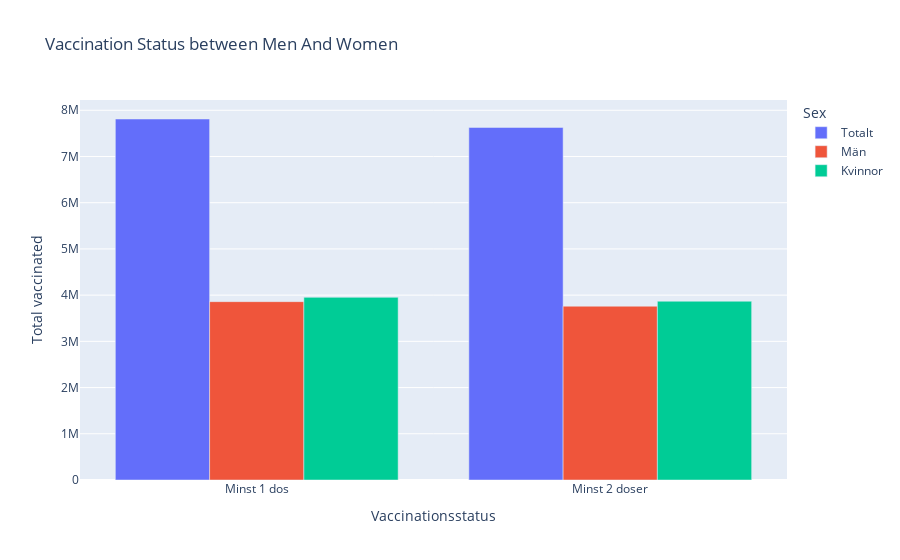

The notebook cell saved with this chart:
### Code cell
fig = px.bar(data_frame = vaccin_per_sex, x="Vaccinationsstatus",
    
    y= ["Antal vaccinerade"],
    labels={"Kön": "Sex", "value":"Total vaccinated", "variable": "Vaccination status" },
    color="Kön",
    title="Vaccination Status between Men And Women",
    #log_y= True,
    barmode= "group"
    
    
)
fig.show()
fig.write_html("data_visualization/men_women_vaccinationstatus.html")

### Figure 1 — Plotly figure (JSON) as saved in the notebook; plotly's stock layout.template omitted (floating-point values rounded to 4 significant figures)
{"data": [{"alignmentgroup": "True", "hovertemplate": "Sex=Totalt<br>Vaccinationsstatus=%{x}<br>Total vaccinated=%{y}<extra></extra>", "legendgroup": "Totalt", "marker": {"color": "#636efa", "pattern": {"shape": ""}}, "name": "Totalt", "offsetgroup": "Totalt", "orientation": "v", "showlegend": true, "textposition": "auto", "type": "bar", "x": ["Minst 1 dos", "Minst 2 doser"], "xaxis": "x", "y": [7811112, 7628588], "yaxis": "y"}, {"alignmentgroup": "True", "hovertemplate": "Sex=Män<br>Vaccinationsstatus=%{x}<br>Total vaccinated=%{y}<extra></extra>", "legendgroup": "Män", "marker": {"color": "#EF553B", "pattern": {"shape": ""}}, "name": "Män", "offsetgroup": "Män", "orientation": "v", "showlegend": true, "textposition": "auto", "type": "bar", "x": ["Minst 1 dos", "Minst 2 doser"], "xaxis": "x", "y": [3859036, 3760345], "yaxis": "y"}, {"alignmentgroup": "True", "hovertemplate": "Sex=Kvinnor<br>Vaccinationsstatus=%{x}<br>Total vaccinated=%{y}<extra></extra>", "legendgroup": "Kvinnor", "marker": {"color": "#00cc96", "pattern": {"shape": ""}}, "name": "Kvinnor", "offsetgroup": "Kvinnor", "orientation": "v", "showlegend": true, "textposition": "auto", "type": "bar", "x": ["Minst 1 dos", "Minst 2 doser"], "xaxis": "x", "y": [3952076, 3868243], "yaxis": "y"}], "layout": {"barmode": "group", "legend": {"title": {"text": "Sex"}, "tracegroupgap": 0}, "title": {"text": "Vaccination Status between Men And Women"}, "xaxis": {"anchor": "y", "domain": [0, 1], "title": {"text": "Vaccinationsstatus"}}, "yaxis": {"anchor": "x", "domain": [0, 1], "title": {"text": "Total vaccinated"}}}}
